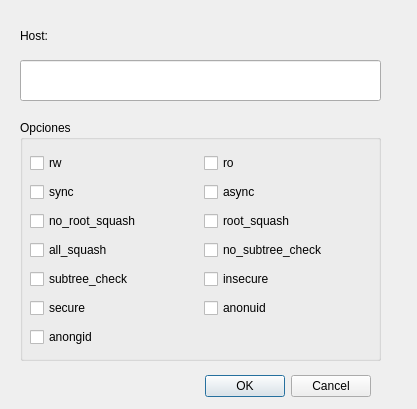
<?xml version="1.0" encoding="UTF-8"?>
<ui version="4.0">
 <class>AddHost</class>
 <widget class="QDialog" name="AddHost">
  <property name="geometry">
   <rect>
    <x>0</x>
    <y>0</y>
    <width>417</width>
    <height>409</height>
   </rect>
  </property>
  <property name="windowTitle">
   <string>Dialog</string>
  </property>
  <widget class="QDialogButtonBox" name="buttonBox">
   <property name="geometry">
    <rect>
     <x>30</x>
     <y>370</y>
     <width>341</width>
     <height>32</height>
    </rect>
   </property>
   <property name="orientation">
    <enum>Qt::Horizontal</enum>
   </property>
   <property name="standardButtons">
    <set>QDialogButtonBox::Cancel|QDialogButtonBox::Ok</set>
   </property>
  </widget>
  <widget class="QLabel" name="AddHost_2">
   <property name="geometry">
    <rect>
     <x>20</x>
     <y>20</y>
     <width>51</width>
     <height>31</height>
    </rect>
   </property>
   <property name="text">
    <string>Host:</string>
   </property>
  </widget>
  <widget class="QLineEdit" name="le_host">
   <property name="geometry">
    <rect>
     <x>20</x>
     <y>60</y>
     <width>361</width>
     <height>41</height>
    </rect>
   </property>
  </widget>
  <widget class="QGroupBox" name="Opciones">
   <property name="geometry">
    <rect>
     <x>20</x>
     <y>120</y>
     <width>361</width>
     <height>241</height>
    </rect>
   </property>
   <property name="title">
    <string>Opciones</string>
   </property>
   <widget class="QWidget" name="gridLayoutWidget">
    <property name="geometry">
     <rect>
      <x>10</x>
      <y>30</y>
      <width>341</width>
      <height>206</height>
     </rect>
    </property>
    <layout class="QGridLayout" name="gridLayout_3">
     <item row="4" column="1">
      <widget class="QCheckBox" name="insecure">
       <property name="text">
        <string>insecure</string>
       </property>
      </widget>
     </item>
     <item row="2" column="1">
      <widget class="QCheckBox" name="root_squash">
       <property name="text">
        <string>root_squash</string>
       </property>
      </widget>
     </item>
     <item row="0" column="1">
      <widget class="QCheckBox" name="ro">
       <property name="text">
        <string>ro</string>
       </property>
      </widget>
     </item>
     <item row="1" column="0">
      <widget class="QCheckBox" name="sync">
       <property name="text">
        <string>sync</string>
       </property>
      </widget>
     </item>
     <item row="2" column="0">
      <widget class="QCheckBox" name="no_root_squash">
       <property name="text">
        <string>no_root_squash</string>
       </property>
      </widget>
     </item>
     <item row="3" column="1">
      <widget class="QCheckBox" name="no_subtree_check">
       <property name="text">
        <string>no_subtree_check</string>
       </property>
      </widget>
     </item>
     <item row="4" column="0">
      <widget class="QCheckBox" name="subtree_check">
       <property name="text">
        <string>subtree_check</string>
       </property>
      </widget>
     </item>
     <item row="1" column="1">
      <widget class="QCheckBox" name="async_opt">
       <property name="text">
        <string>async</string>
       </property>
      </widget>
     </item>
     <item row="3" column="0">
      <widget class="QCheckBox" name="all_squash">
       <property name="text">
        <string>all_squash</string>
       </property>
      </widget>
     </item>
     <item row="5" column="1">
      <widget class="QCheckBox" name="anonuid">
       <property name="text">
        <string>anonuid</string>
       </property>
      </widget>
     </item>
     <item row="0" column="0">
      <widget class="QCheckBox" name="rw">
       <property name="text">
        <string>rw</string>
       </property>
      </widget>
     </item>
     <item row="5" column="0">
      <widget class="QCheckBox" name="secure">
       <property name="text">
        <string>secure</string>
       </property>
      </widget>
     </item>
     <item row="6" column="0">
      <widget class="QCheckBox" name="anongid">
       <property name="text">
        <string>anongid</string>
       </property>
      </widget>
     </item>
    </layout>
   </widget>
  </widget>
 </widget>
 <resources/>
 <connections>
  <connection>
   <sender>buttonBox</sender>
   <signal>accepted()</signal>
   <receiver>AddHost</receiver>
   <slot>accept()</slot>
   <hints>
    <hint type="sourcelabel">
     <x>248</x>
     <y>254</y>
    </hint>
    <hint type="destinationlabel">
     <x>157</x>
     <y>274</y>
    </hint>
   </hints>
  </connection>
  <connection>
   <sender>buttonBox</sender>
   <signal>rejected()</signal>
   <receiver>AddHost</receiver>
   <slot>reject()</slot>
   <hints>
    <hint type="sourcelabel">
     <x>316</x>
     <y>260</y>
    </hint>
    <hint type="destinationlabel">
     <x>286</x>
     <y>274</y>
    </hint>
   </hints>
  </connection>
 </connections>
</ui>
